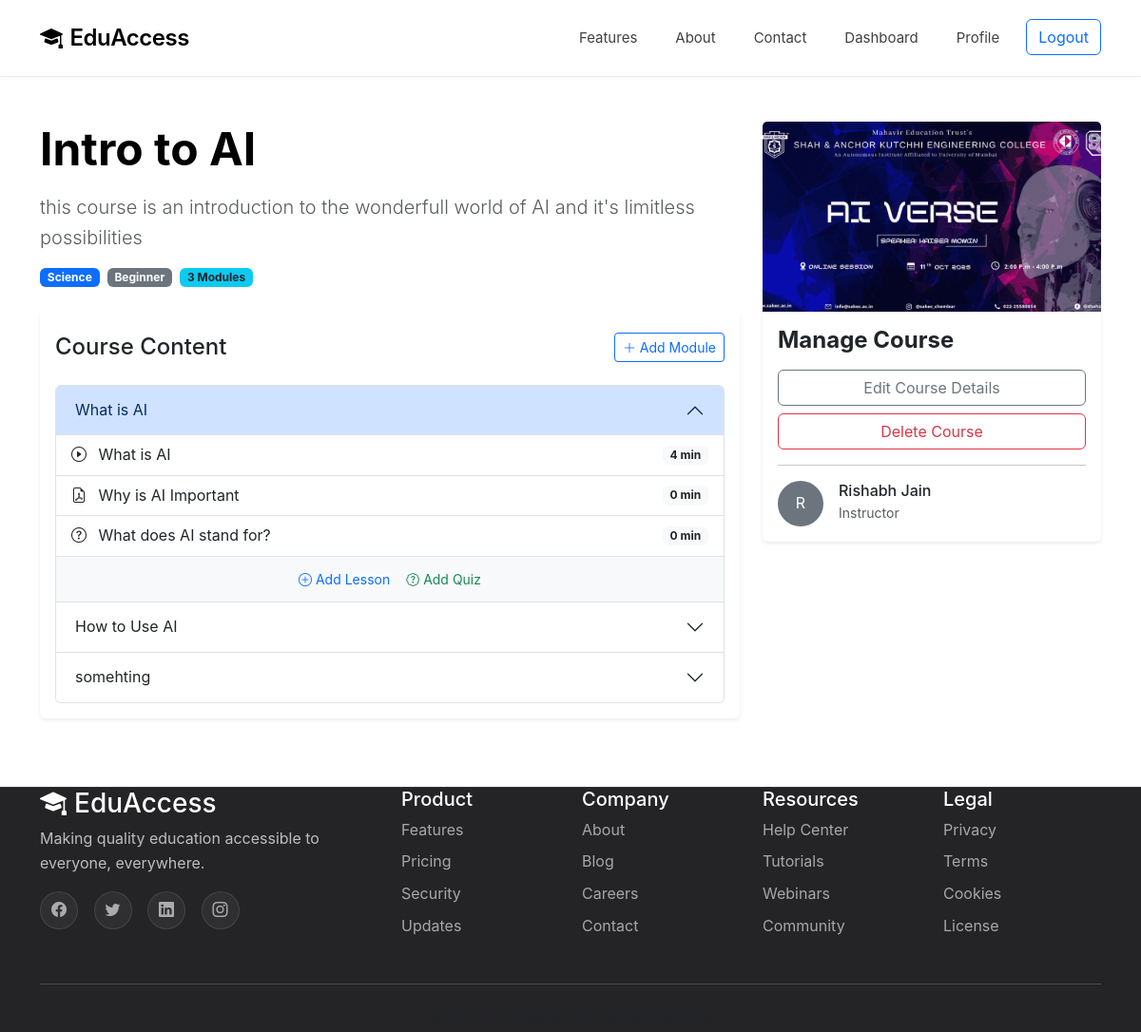
Screenshot of /courses/2/ (signed in) with the database file from the repository.
### core/models.py (models this page shows, shortened)
class Course(models.Model):
    title = models.CharField(max_length=200)
    description = models.TextField()
    educator = models.ForeignKey(
        settings.AUTH_USER_MODEL,
        on_delete=models.CASCADE,
        related_name='courses_created'
    )
    created_at = models.DateTimeField(auto_now_add=True)
    updated_at = models.DateTimeField(auto_now=True)
    is_published = models.BooleanField(default=False)
    thumbnail = models.ImageField(upload_to='course_thumbnails/', blank=True, null=True)
    category = models.CharField(max_length=100, blank=True)
    level = models.CharField(
        max_length=20,
        choices=[
            ('beginner', 'Beginner'),
            ('intermediate', 'Intermediate'),
            ('advanced', 'Advanced'),
        ],
        default='beginner'
    )
    class Meta:
        ordering = ['-created_at']

class CourseModule(models.Model):
    course = models.ForeignKey(Course, on_delete=models.CASCADE, related_name='modules')
    title = models.CharField(max_length=200)
    description = models.TextField(blank=True)
    order = models.IntegerField(default=0)
    class Meta:
        ordering = ['order']

class Lesson(models.Model):
    CONTENT_TYPE_CHOICES = [
        ('video', 'Video'),
        ('pdf', 'PDF'),
        ('text', 'Text'),
        ('quiz', 'Quiz'),
    ]
    module = models.ForeignKey(CourseModule, on_delete=models.CASCADE, related_name='lessons')
    title = models.CharField(max_length=200)
    content_type = models.CharField(max_length=10, choices=CONTENT_TYPE_CHOICES)
    order = models.IntegerField(default=0)
    text_content = models.TextField(blank=True)
    video_url = models.URLField(blank=True)
    pdf_file = models.FileField(upload_to='lesson_pdfs/', blank=True, null=True)
    duration_minutes = models.IntegerField(default=0, help_text="Estimated duration in minutes")
    class Meta:
        ordering = ['order']

### accounts/models.py (models this page shows, shortened)
class User(AbstractUser):
    USER_TYPE_CHOICES = (
        ('student', 'STUDENT'),
        ('educator', 'EDUCATOR')
    )
    user_type = models.CharField(max_length=10, choices=USER_TYPE_CHOICES)
    email = models.EmailField(unique=True)
    USERNAME_FIELD = 'email'
    REQUIRED_FIELDS = ['user_type', 'username']

### core/views.py (the view)
# urls.py: path('courses/<int:course_id>/', views.course_detail, name='course_detail'),
@login_required
def course_detail(request, course_id):
    course = get_object_or_404(Course, id=course_id, is_published=True)
    is_enrolled = False
    if request.user.user_type == 'student':
        is_enrolled = Enrollment.objects.filter(
            student=request.user,
            course=course
        ).exists()
    context = {
        'course': course,
        'is_enrolled': is_enrolled,
        'modules': course.modules.all(),
    }
    return render(request, 'courses/course_detail.html', context)

### templates/courses/course_detail.html (shortened to what this page needs)
{% extends 'base.html' %} {% block title %}{{ course.title }} -EduAccess{%endblock %}
{% block content %}
<div class="container my-5" style="padding-top: 80px">
  <div class="row">
    <div class="col-lg-8">
      <h1 class="display-5 fw-bold mb-3">{{ course.title }}</h1>
      <p class="lead text-muted">{{ course.description }}</p>
      <div class="d-flex gap-2 mb-4">
        <span class="badge bg-primary">{{ course.category }}</span>
        <span class="badge bg-secondary">{{ course.get_level_display }}</span>
        <span class="badge bg-info text-dark"
          >{{ course.modules.count }} Modules</span
        >
      </div>
      <div class="card shadow-sm border-0 mb-4">
        <div
          class="card-header bg-white pt-4 pb-2 border-bottom-0 d-flex justify-content-between align-items-center"
        >
          <h3 class="h4 mb-0">Course Content</h3>
          {% if user == course.educator %}
          <a
            href="{% url 'core:module_create' course.id %}"
            class="btn btn-sm btn-outline-primary"
          >
            <i class="bi bi-plus-lg"></i> Add Module
          </a>
          {% endif %}
        </div>
        <div class="card-body">
          {% if modules %}
          <div class="accordion" id="courseModules">
            {% for module in modules %}
            <div class="accordion-item">
              <h2 class="accordion-header" id="heading{{ module.id }}">
                <button
                  class="accordion-button {% if not forloop.first %}collapsed{% endif %}"
                  type="button"
                  data-bs-toggle="collapse"
                  data-bs-target="#collapse{{ module.id }}"
                >
                  {{ module.title }}
                </button>
              </h2>
              <div
                id="collapse{{ module.id }}"
                class="accordion-collapse collapse {% if forloop.first %}show{% endif %}"
                data-bs-parent="#courseModules"
              >
                <div class="accordion-body p-0">
                  <div class="list-group list-group-flush">
                    {% for lesson in module.lessons.all %}
                    <a
                      href="{% if lesson.content_type == 'quiz' %}{% url 'core:quiz_detail' lesson.quiz.id %}{% else %}{% url 'core:lesson_detail' lesson.id %}{% endif %}"
                      class="list-group-item list-group-item-action d-flex justify-content-between align-items-center"
                    >
                      <span>
                        {% if lesson.content_type == 'video' %}
                        <i class="bi bi-play-circle me-2"></i>
                        {% elif lesson.content_type == 'pdf' %}
                        <i class="bi bi-file-earmark-pdf me-2"></i>
                        {% elif lesson.content_type == 'quiz' %}
                        <i class="bi bi-question-circle me-2"></i>
                        {% else %}
                        <i class="bi bi-file-text me-2"></i>
                        {% endif %} {{ lesson.title }}
                      </span>
                      <span class="badge bg-light text-dark"
                        >{{ lesson.duration_minutes }} min</span
                      >
                    </a>
                    {% endfor %}
                    {% if user == course.educator and module.lessons.exists %}
                    <div class="p-2 text-center bg-light">
                      <div class="btn-group">
                        <a
                          href="{% url 'core:lesson_create' module.id %}"
                          class="btn btn-sm btn-link text-decoration-none"
                        >
                          <i class="bi bi-plus-circle"></i> Add Lesson
                        </a>
                        <a
                          href="{% url 'core:lesson_create' module.id %}?type=quiz"
                          class="btn btn-sm btn-link text-decoration-none text-success"
                        >
                          <i class="bi bi-patch-question"></i> Add Quiz
                        </a>
                      </div>
                    </div>
                    {% endif %}
                  </div>
                </div>
              </div>
            </div>
            {% endfor %}
          </div>
          {% else %}
          <div class="text-center py-5 text-muted">
            <p class="mb-0">No modules added yet.</p>
          </div>
          {% endif %}
        </div>
      </div>
    </div>
    <div class="col-lg-4">
      <div class="card shadow-sm border-0 sticky-top" style="top: 100px">
        {% if course.thumbnail %}
        <img
          src="{{ course.thumbnail.url }}"
          class="card-img-top"
          alt="{{ course.title }}"
          style="height: 200px; object-fit: cover"
        />
        {% endif %}
        <div class="card-body">
          <h4 class="card-title fw-bold mb-3">
            {% if user == course.educator %} Manage Course {% else %} Course
            Actions {% endif %}
          </h4>
          {% if user == course.educator %}
          <div class="d-grid gap-2">
            <a
              href="{% url 'core:course_edit' course.id %}"
              class="btn btn-outline-secondary"
              >Edit Course Details</a
            >
            <a
              href="{% url 'core:course_delete' course.id %}"
              class="btn btn-outline-danger"
              >Delete Course</a
            >
          </div>
          {% endif %}
          <hr />
          <div class="d-flex align-items-center">
            <div class="flex-shrink-0">
              <div
                class="bg-secondary text-white rounded-circle d-flex align-items-center justify-content-center"
                style="width: 48px; height: 48px"
              >
                {{ course.educator.first_name.0 }}
              </div>
            </div>
            <div class="ms-3">
              <h6 class="mb-0">{{ course.educator.get_full_name }}</h6>
              <small class="text-muted">Instructor</small>
            </div>
          </div>
        </div>
      </div>
    </div>
  </div>
</div>
{% endblock %}

### static/css/style.css (style rules this page uses)
:root { --color-black: #000000; --color-white: #ffffff; --color-gray-50: #fafafa; --color-gray-100: #f5f5f5; --color-gray-200: #e5e5e5; --color-gray-300: #d4d4d4; --color-gray-400: #a3a3a3; --color-gray-500: #737373; --color-gray-600: #525252; --color-gray-700: #404040; --color-gray-800: #262626; --color-gray-900: #171717; --color-blue-accent: #0071e3; --color-blue-hover: #0077ed; --color-blue-glow: rgba(0, 113, 227, 0.3); --transition: all 0.4s cubic-bezier(0.4, 0, 0.2, 1); --transition-fast: all 0.2s cubic-bezier(0.4, 0, 0.2, 1); }
* { margin: 0; padding: 0; box-sizing: border-box; }
body { font-family: -apple-system, BlinkMacSystemFont, "SF Pro Display", "Segoe UI", "Roboto", "Helvetica Neue", Arial, sans-serif; background-color: var(--color-white); color: var(--color-black); overflow-x: hidden; line-height: 1.6; -webkit-font-smoothing: antialiased; -moz-osx-font-smoothing: grayscale; }

### rows the page displays
Course: title "Intro to AI", description "this course is an introduction to the wonderfull world of AI and it's limitless possibilities", category "Science", level "Beginner", modules.count "3", thumbnail (picture), educator.first_name.0 "R", educator.get_full_name "Rishabh Jain"
CourseModule: title "What is AI", shows "Add Lesson"
Lesson: content_type "video" (drawn), title "What is AI", duration_minutes "4"
Lesson: content_type "pdf" (drawn), title "Why is AI Important", duration_minutes "0"
Lesson: content_type "quiz" (drawn), title "What does AI stand for?", duration_minutes "0"
CourseModule: title "How to Use AI"
CourseModule: title "somehting"
